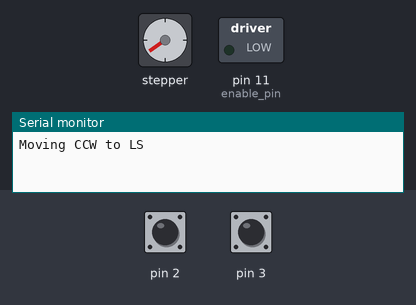
Simulated run of this sketch. Board: Arduino Uno, built with avr-gcc and run on an emulated ATmega328P. Parts: stepper motor, switched loads named in the sketch (green lamp = pin HIGH), the last lines printed to the serial monitor. The inputs (shaded band) are chosen by the test bench; at power-on: pin 3 HIGH, pin 2 HIGH. Stepper angles assume 200 steps per turn.

Above: at 1.7 s.
1.8 s: pin 3 pulled LOW for 1 s
At 2.45 s:
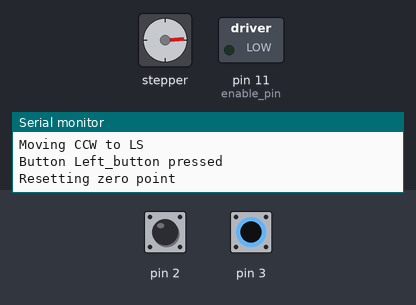
4.8 s: pin 2 pulled LOW for 1 s
At 8.0 s:
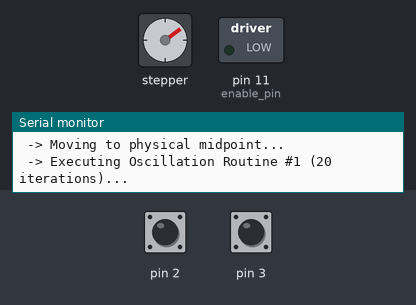
8.8 s: pin 2 pulled LOW for 0.15 s
11.9 s: pin 3 pulled LOW for 0.15 s
Timing chart, 0 to 16.0 s (numbered marks = the images above; inputs shaded):
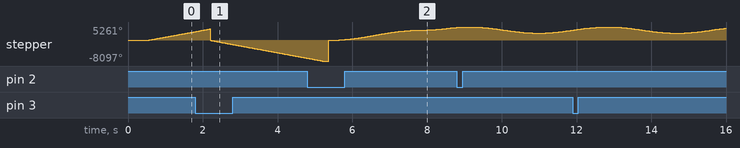

The sketch:

stepper_motor_test.ino
```cpp
#include <Arduino.h>
#include <AccelStepper.h>
#include "Shield_Base.h"
#include "button.h"
#include "LCD_I2C.h"
const uint8_t dir_pin = 7;           // green
const uint8_t step_pin = 8;          // white
const uint8_t enable_pin = 11;       // grey

// --- CONFIGURATION ---
const int TOTAL_CYCLES_TO_RUN = 1;   // Define N: How many complete cycles to repeat
int currentCycleCount = 0;           // Tracks completed test cycles

// Global Variables
long targetPosition = 0;
long totalStepsMoved = 0;
long steps_to_rotate = 0;            // Globalized so both loop and helper functions can see it
String lcd_string = "";
AccelStepper stepper(1, step_pin, dir_pin); // stepper uses an internal driver, use 1 as the first parameter for the stepper

// create a button object,  need 2 pins for each button
Button left_button("Left_button",3,400); // left button has pin 3 for interrupt, pin 4 for power which is not used since we will use a 5v rail
Button right_button("Right_button",2,400); // right button has pin 2 for interrupt, pin 5 for power which is not used since will use a 5v rail

// create an LCD object
LCD_I2C lcd(0x27,20,4);
// State Machine Definition
enum State { MOVING_CCW, MOVING_CW, RUN_TEST_SEQUENCE, FINISHED };
State currentState = MOVING_CCW;

// Helper function prototypes
void moveAndRun(long steps);
void oscillatePattern(int repetitions);

void setup()
{
  pinMode(enable_pin, OUTPUT);
  digitalWrite(enable_pin, LOW);

  stepper.setCurrentPosition(0);
  stepper.setMaxSpeed(3000);
  stepper.setAcceleration(2000);
  stepper.setSpeed(2000);         // Start moving CCW
  Serial.begin(9600);
  delay(500);
  Serial.println("Moving CCW to LS");
}


void loop()
{
  switch(currentState)
  {
    case MOVING_CCW:
      stepper.runSpeed();

      if (left_button.buttonWasPressed())
      {
       // need to reset the interrupt flag
        Serial.println("Resetting zero point");

        stepper.setCurrentPosition(0);
        stepper.setSpeed(-2000); // Reverse direction towards Switch 1, move clockwise

        currentState = MOVING_CW;
      }
      break;

    case MOVING_CW:
      stepper.runSpeed();

      if (right_button.buttonWasPressed())
      {

        totalStepsMoved = -1 * stepper.currentPosition(); // total steps moved is a positive value, since current position gave a negative value

        Serial.println("Right limit (Switch 1) Reached!");
        Serial.print("Total Steps Moved between limits: ");
        Serial.println(totalStepsMoved);

        stepper.setCurrentPosition(0);        // Set absolute coordinate origin at Switch 1
        targetPosition = totalStepsMoved / 2; // Midpoint distance calculation

        // Compute our 45-degree scale dynamically based on the current scan
        float stepsPerDegree = (float)(targetPosition * 2) / 300.0;
        steps_to_rotate = 45.0 * stepsPerDegree; // is a positive value, using steps_to_rotate will move CCW
        if (steps_to_rotate <= 0) steps_to_rotate = 1;

        // Move directly to the core test logic execution state
        currentState = RUN_TEST_SEQUENCE;
      }
      break;

    case RUN_TEST_SEQUENCE:
      currentCycleCount++;
      lcd_string = "Cycle = "+String(currentCycleCount);
      lcd.write_center(0,lcd_string.c_str());
      Serial.print("\n===============================");
      Serial.print(" STARTING TESTING CYCLE #");
      Serial.print(currentCycleCount);
      Serial.println(" ===============================");

      // Step 1: Move from Switch 1 to the middle position
      Serial.println(" -> Moving to physical midpoint...");
      stepper.moveTo(targetPosition);   // target position is a positve value, moveTo rotates in CCW direction
      stepper.runToPosition();  // this is blocking

      // Step 2: Run first oscillation loop (20 times) and stay in center when done
      Serial.println(" -> Executing Oscillation Routine #1 (20 iterations)...");
      oscillatePattern(20);

      // Step 3: Move from middle all the way back to Switch 1
      Serial.println(" -> Returning to Switch 1...");
      moveAndRun(-1 * targetPosition);

      // Step 4: Move from Switch 1 back to the middle
      Serial.println(" -> Returning to physical midpoint...");
      moveAndRun(targetPosition);

      // Step 5: Run second oscillation loop (20 times) and stay in center when done
      Serial.println(" -> Executing Oscillation Routine #2 (20 iterations)...");
      oscillatePattern(20);

      // Step 6: Move from the middle all the way to Switch 2 (Left switch)
      Serial.println(" -> Returning to Switch 2 (Left)...");
      moveAndRun(targetPosition); // Moving an additional half-span past center lands on Switch 2

      // Check loop boundary conditions to see if we repeat or terminate
      if (currentCycleCount >= TOTAL_CYCLES_TO_RUN) {
        currentState = FINISHED;
      } else {
        // Cycle is complete! Start over by letting it touch switch 2 again
        Serial.println("Cycle Finished! Re-engaging home parameters...");
        currentState = MOVING_CCW;
      }
      break;

    case FINISHED:
      Serial.println("\nAll configured testing blocks completed successfully!");
      Serial.flush();
      while(1) {
        delay(1000);
      }
      break;
  }
}

/**
 * Helper function to command a relative movement and block until execution completes.
 */
void moveAndRun(long steps) {
  stepper.move(steps);
  while (stepper.distanceToGo() != 0) {
    stepper.run(); // non blocking , must be called repeatedly
  }
}

/**
 * Helper function that moves out by 45 degrees, runs a series of back-and-forth
 * sweeps, and drops smoothly back into the origin midpoint when finished.
 */
void oscillatePattern(int repetitions) {
  // 1. Initial consistency move to start at the -45 position
  moveAndRun(steps_to_rotate);

  // 2. Continuous sweep profiles
  for(int i = 0; i < repetitions; i++) {
     moveAndRun(-2 * steps_to_rotate); // Sweep CW to 45 position
     moveAndRun(2 * steps_to_rotate);  // Sweep CCW back to -45 position
     lcd_string = "Osc"+String(i+1);
     lcd.write_center(1,lcd_string.c_str());
  }
  // 3. Return move to step down precisely on the 0 center alignment map
  moveAndRun(-1 * steps_to_rotate);
}
```

Shield_Base.h
```cpp
#ifndef SHIELD_BASE_H
#define SHIELD_BASE_H
#include <Arduino.h>

// Required libraries:
// - arduino-cli lib install "Arduino"
class ShieldBase {
private:
    const char* name;
public:
    // explicit prevents automatic data type conversion , const Type* ptr prevents the object from being modified but you can change the pointer address
    // Type* const ptr means its a constant ptr, address cannnot be changed but the object can be changed
    explicit ShieldBase(const char* defaultName = "Shield") : name(defaultName ? defaultName : "Shield") {}
    virtual ~ShieldBase() {};

    virtual const char* getName() const {return name;}
    virtual void setName(const char* newName) { name = newName ? newName : "Shield"; }

    virtual const uint8_t* getUsedPins() const = 0;

    // Number of pins in that array
    virtual uint8_t getUsedPinsCount() const = 0;

    // Optional: initialization hook
    virtual void init(){};
};

#endif
```

button.cpp
```cpp
#include "Button.h"

bool PRESSED = false;  // button pin pulled up to 5V if button not pressed, meaning the button is active LOW
bool UNPRESSED = true;

Button::Button(const char* name, uint8_t buttonPin, int debounceDelay):
pin(buttonPin),
debounceDelay(debounceDelay), // default 50 ms
lastReading(HIGH),            // INPUT_PULLUP -> default unpressed = HIGH, for our configuration its default pressed = LOW
isActiveVar(false),           // not pressed
lastChangeTime(0),
buttonName(name)
{
  usedPinsArr[0] = {buttonPin};
  pinMode(buttonPin, INPUT_PULLUP); // change pinMode from input pull up to input for the buttons in use
}

// Button::~Button(){}

uint8_t Button::pinGet(){
  return pin;
}


void Button::debounceDelaySet(int delayIn_ms){
    debounceDelay = delayIn_ms;
}

int Button::debounceDelayGet(){
  return debounceDelay;
}

bool Button::buttonChangedState() {
    //Serial.begin(9600);
    //Serial.print("Button changed state called");
    unsigned long now = millis();
    bool reading = digitalRead(pin);   // raw input
    //Serial.print(String("reading: ") + reading);
    //Serial.println(String("; lastReading: ") + lastReading);

    // If the reading changed, reset the debounce timer
    if (reading != lastReading) {
        lastChangeTime = now;
        lastReading = reading;
    }

    // Has the reading been stable long enough?
    if ((now - lastChangeTime) > (unsigned long)debounceDelay) {
        // interpret raw reading to 'pressed' boolean
        bool pressed = (reading == LOW );   // with INPUT_PULLUP: LOW = pressed, with our button pressed = HIGH

        if (pressed != isActiveVar) {
            // state changed
            isActiveVar = pressed;
            return true;
        }
    }

    return false;
}

bool Button::isActive(bool updateState) {
  if (updateState){
    buttonChangedState();
  }
  return isActiveVar;
}

bool Button::isActive(){
  return isActive(true);
}

bool Button::buttonWasPressed(){
  if (buttonChangedState() && isActiveVar){
    Serial.print("Button ");
    Serial.print(this->getName());
    Serial.println(" pressed");
    return true;
  } else {
    return false;
  }
}

bool Button::buttonWasUnpressed(){
  if (buttonChangedState() && !isActiveVar){
    Serial.print("Button ");
    Serial.print(this->getName());
    Serial.println(" unpressed");
    return true;
  } else {
    return false;
  }
}

const char* Button::getName() const {
  return buttonName;
}
```

button.h
```cpp
// LED.h
#ifndef BUTTON_H
#define BUTTON_H

#include <Arduino.h>
#include <stddef.h>
#include "Shield_Base.h"


class Button : public ShieldBase{
	private:
		uint8_t pin;
		int debounceDelay;
    bool lastReading;
    bool isActiveVar;
    unsigned long lastChangeTime;
		uint8_t usedPinsArr[1];
		const char* buttonName;
		// bool pinIndexValid;
		// bool checkPinIndexValid();
	public:
		Button(const char* name, uint8_t buttonPin, int debounceDelay = 50);
		// ~Button();
		const char* getName() const override;
    const uint8_t* getUsedPins() const override  { return usedPinsArr; }
    uint8_t getUsedPinsCount() const override {return 1;}
		uint8_t pinGet();
		void debounceDelaySet(int delayIn_ms);
		int debounceDelayGet();
    bool isActive();
    bool isActive(bool updateState);
		bool buttonChangedState();
    bool buttonWasPressed();
    bool buttonWasUnpressed();
};

#endif
```

LCD_I2C.cpp
```cpp
#include "LCD_I2C.h"

const uint8_t LCD_I2C::usedPinsArr[2] = {A4, A5}; // SDA and SCL

LCD_I2C::LCD_I2C(uint8_t lcd_Addr, uint8_t lcd_cols, uint8_t lcd_rows) //using initliasation list for const members
:	lcd_Addr(lcd_Addr),
	lcd_cols(lcd_cols),
	lcd_rows(lcd_rows)
{
}

LCD_I2C::~LCD_I2C(){

}

void LCD_I2C::init(){
  // hd44780_I2Cexp auto-detects the I2C backpack.
  // We keep address as a config field for compatibility with the existing API.
  begin(lcd_cols, lcd_rows);
  backlight();
}

void LCD_I2C::write_center(int line, const char *text){
    int len = 0;
    if (text) {
        len = strlen(text);
    }

    int start_col = int((lcd_cols - len)/2);
    if (start_col < 0) start_col = 0;
    if (line < 0) line = 0;
    else if (line > 3) line = 3;

    this->hd44780_I2Cexp::setCursor(start_col, line);
    this->hd44780_I2Cexp::print(text ? text : "");
}


// void LCD_I2C::write_center(int line, const String &text){
// 	int start_col;
// 	start_col = int((lcd_cols - text.length())/2);
// 	if (start_col < 0){
// 		start_col = 0;
// 	}
// 	if (line < 0){
// 		line = 0;
// 	} else if (line > 3) {
// 		line = 3;
// 	}
// 	Serial.print("set cursor: ");
// 	Serial.print(start_col);
// 	Serial.print(" line: ");
// 	Serial.print(line);
// 	this->LiquidCrystal_I2C::setCursor(start_col, line);
// 	this->LiquidCrystal_I2C::print(text);
// 	//delay(1000);
// }
```

LCD_I2C.h
```cpp
#ifndef LCD_I2C_H
#define LCD_I2C_H

// Install with Arduino Library Manager:
//   hd44780 by Bill Perry
// We use hd44780_I2Cexp because it is reliable on Arduino UNO R4 WiFi.
#include <Wire.h>
#include <hd44780.h>
#include <hd44780ioClass/hd44780_I2Cexp.h>
#include <Arduino.h>
#include "Shield_Base.h"


class LCD_I2C : public hd44780_I2Cexp, public ShieldBase  {
	private:
		uint8_t lcd_Addr;
		uint8_t lcd_cols;
		uint8_t lcd_rows;

		static const uint8_t usedPinsArr[2];

	public:
		LCD_I2C(uint8_t lcd_Addr = 0x27, uint8_t lcd_cols = 20, uint8_t lcd_rows = 4);
		~LCD_I2C();
		void write_center(int line, const char *text);
		void init() override;
		const char* getName() const override         {return "I2C LCD Shield";}
    const uint8_t* getUsedPins() const override  { return usedPinsArr; }
    uint8_t getUsedPinsCount() const override { return sizeof(usedPinsArr) / sizeof(usedPinsArr[0]);}
};
#endif  // LCD_I2C.h
```
